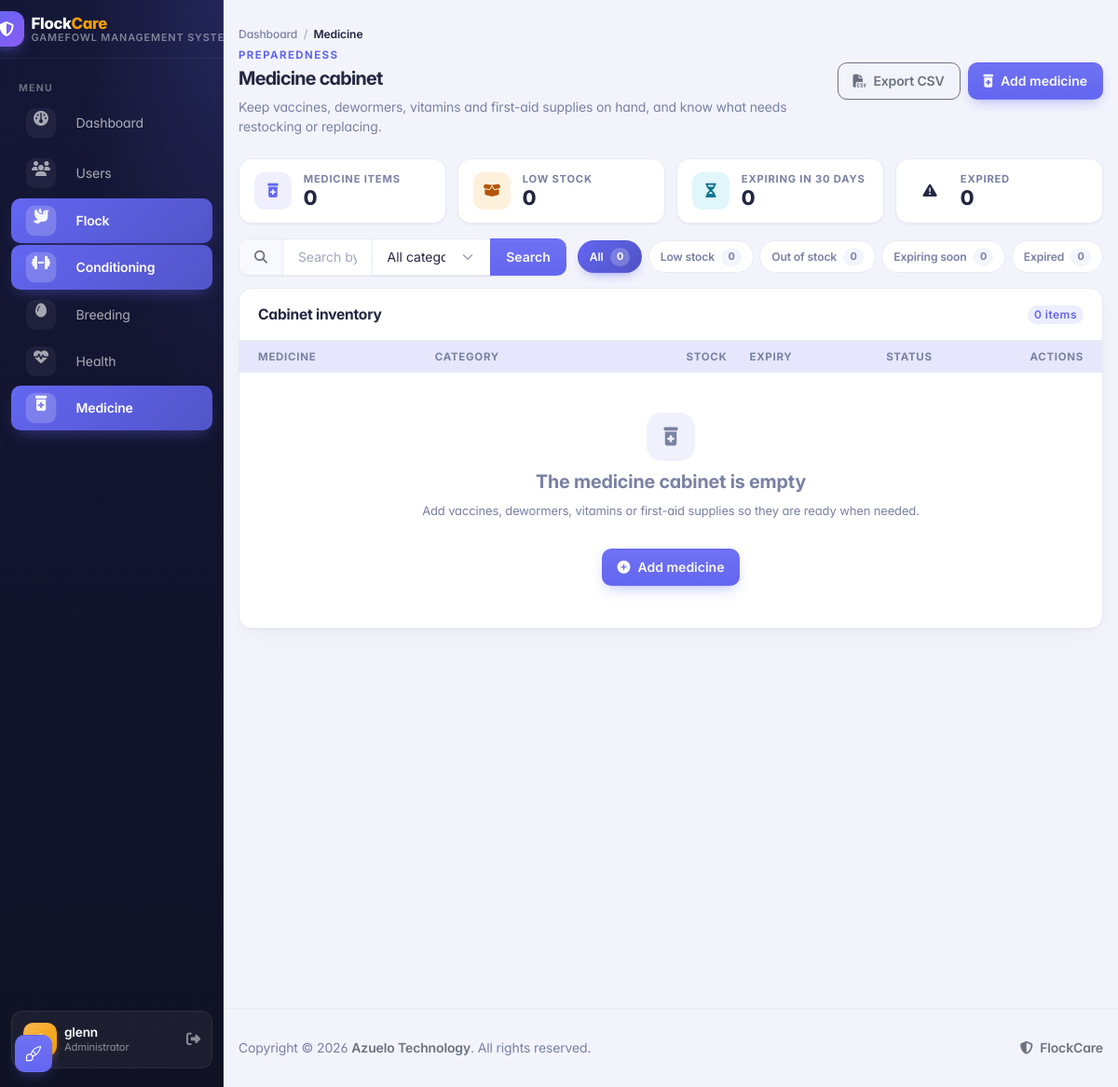
The page /info/medicines/ (signed in) on the database as committed earlier.
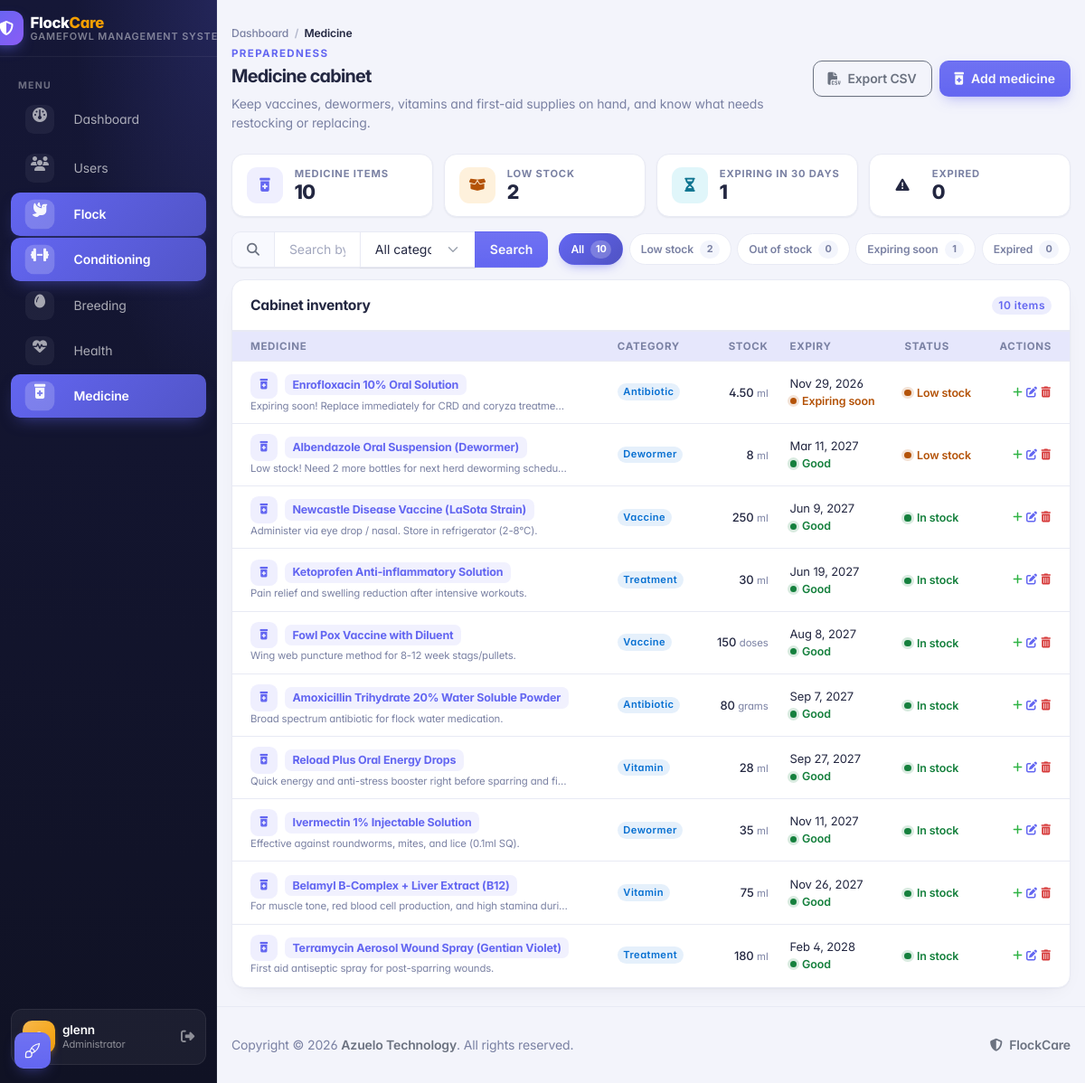
The same page on the database as committed later.
### apps/info/models.py (models this page shows, shortened)
class Medicine(models.Model):
    CATEGORY_CHOICES = [
        ('Vaccine', 'Vaccine'),
        ('Dewormer', 'Dewormer'),
        ('Vitamin', 'Vitamin / Supplement'),
        ('Antibiotic', 'Antibiotic'),
        ('Treatment', 'Treatment / First aid'),
        ('Other', 'Other'),
    ]
    user = models.ForeignKey(User, on_delete=models.CASCADE, related_name='medicines')
    name = models.CharField(max_length=120)
    category = models.CharField(max_length=20, choices=CATEGORY_CHOICES, default='Vaccine')
    unit = models.CharField(max_length=20, default='ml')
    stock_quantity = models.DecimalField(max_digits=10, decimal_places=2, default=0)
    low_stock_threshold = models.DecimalField(max_digits=10, decimal_places=2, default=0)
    expiration_date = models.DateField(null=True, blank=True)
    notes = models.TextField(blank=True, null=True)
    created_at = models.DateTimeField(auto_now_add=True)
    class Meta:
        ordering = ['name']
        indexes = [
            models.Index(fields=['user', 'expiration_date']),
        ]

### apps/info/views.py (the view)
# urls.py: path('medicines/', views.medicine_list_page, name='medicine_list'),
@login_required(login_url='login')
def medicine_list_page(request):
    today = timezone.localdate()
    expiry_cutoff = today + timedelta(days=MEDICINE_EXPIRY_WINDOW_DAYS)
    query = request.GET.get('q', '').strip()
    state = request.GET.get('state', '').strip()
    category = request.GET.get('category', '').strip()
    medicines = Medicine.objects.filter(user=request.user)
    counts = medicines.aggregate(
        total=Count('id'),
        low_stock=Count('id', filter=Q(
            stock_quantity__gt=0,
            stock_quantity__lte=F('low_stock_threshold'),
        )),
        out_of_stock=Count('id', filter=Q(stock_quantity__lte=0)),
        expiring=Count('id', filter=Q(
            expiration_date__gte=today,
            expiration_date__lte=expiry_cutoff,
        )),
        expired=Count('id', filter=Q(expiration_date__lt=today)),
    )
    if query:
        medicines = medicines.filter(
            Q(name__icontains=query) |
            Q(category__icontains=query) |
            Q(notes__icontains=query)
        )
    if category:
        medicines = medicines.filter(category=category)
    if state == 'low':
        medicines = medicines.filter(
            stock_quantity__gt=0,
            stock_quantity__lte=F('low_stock_threshold'),
        )
    elif state == 'out':
        medicines = medicines.filter(stock_quantity__lte=0)
    elif state == 'expiring':
        medicines = medicines.filter(
            expiration_date__gte=today,
            expiration_date__lte=expiry_cutoff,
        )
    elif state == 'expired':
        medicines = medicines.filter(expiration_date__lt=today)
    medicines = medicines.order_by(
        F('expiration_date').asc(nulls_last=True),
        'name',
    )
    paginator = Paginator(medicines, 15)
    page = paginator.get_page(request.GET.get('page', 1))
    return render(request, 'info/medicine_list.html', {
        'medicines': page,
        'categories': Medicine.CATEGORY_CHOICES,
        'query': query,
        'state': state,
        'category': category,
        'counts': counts,
        'today': today,
        'expiry_cutoff': expiry_cutoff,
        'expiry_window_days': MEDICINE_EXPIRY_WINDOW_DAYS,
    })

### templates/info/medicine_list.html (shortened to what the changed rows need)
{% extends "theme/base.html" %}
{% block content %}
  <div class="page-header d-print-none mb-4" aria-label="Page header">
    <div class="row align-items-center">
      <div class="col">
        <h2 class="page-title mb-0">Medicine cabinet</h2>
      </div>
    </div>
  </div>
  <div class="dh-mini-stats">
    <div class="dh-mini-stat">
      <div class="min-w-0">
        <span class="dh-mini-stat-label">Medicine items</span>
        <span class="dh-mini-stat-value">{{ counts.total }}</span>
      </div>
    </div>
    <div class="dh-mini-stat">
      <div class="min-w-0">
        <span class="dh-mini-stat-label">Low stock</span>
        <span class="dh-mini-stat-value">{{ counts.low_stock }}</span>
      </div>
    </div>
    <div class="dh-mini-stat">
      <div class="min-w-0">
        <span class="dh-mini-stat-label">Expiring in {{ expiry_window_days }} days</span>
        <span class="dh-mini-stat-value">{{ counts.expiring }}</span>
      </div>
    </div>
  </div>
  <div class="dh-toolbar">
    <div class="dh-filter-chips" role="group" aria-label="Filter medicines">
      <a href="?{% if query %}q={{ query|urlencode }}{% endif %}{% if query and category %}&{% endif %}{% if category %}category={{ category }}{% endif %}"
         class="dh-chip {% if not state %}is-active{% endif %}">
        All <span class="dh-chip-count">{{ counts.total }}</span>
      </a>
      <a href="?state=low{% if query %}&q={{ query|urlencode }}{% endif %}{% if category %}&category={{ category }}{% endif %}"
         class="dh-chip {% if state == 'low' %}is-active{% endif %}">
        Low stock <span class="dh-chip-count">{{ counts.low_stock }}</span>
      </a>
      <a href="?state=expiring{% if query %}&q={{ query|urlencode }}{% endif %}{% if category %}&category={{ category }}{% endif %}"
         class="dh-chip {% if state == 'expiring' %}is-active{% endif %}">
        Expiring soon <span class="dh-chip-count">{{ counts.expiring }}</span>
      </a>
    </div>
  </div>
  <div class="card">
    <div class="card-header d-flex align-items-center">
      <div class="card-title mb-0">
        {% if query or state or category %}
          Filtered medicines
        {% else %}
          Cabinet inventory
        {% endif %}
      </div>
      <span class="badge bg-primary-lt text-primary ms-auto">{{ medicines.paginator.count }} item{{ medicines.paginator.count|pluralize }}</span>
    </div>
    <div class="table-responsive">
      <table class="table table-vcenter table-hover card-table text-nowrap dh-stack-table" id="medicineTable">
        <thead>
          <tr>
            <th>Medicine</th>
            <th>Category</th>
            <th class="text-end">Stock</th>
            <th>Expiry</th>
            <th>Status</th>
            <th class="w-1">Actions</th>
          </tr>
        </thead>
        <tbody>
          {% for medicine in medicines %}
          <tr data-medicine-id="{{ medicine.id }}">
            <td class="fw-semibold" data-label="Medicine">
              <span class="dh-table-tag">
                <span class="dh-table-avatar"><i class="fas fa-prescription-bottle-medical"></i></span>
                <span class="dh-tag">{{ medicine.name }}</span>
              </span>
              {% if medicine.notes %}
              <div class="text-muted small fw-normal text-truncate" style="max-width: 22rem;">{{ medicine.notes }}</div>
              {% endif %}
            </td>
            <td data-label="Category">
              <span class="badge bg-blue-lt text-blue">{{ medicine.category }}</span>
            </td>
            <td class="text-end" data-label="Stock">
              <span class="fw-medium">{{ medicine.stock_quantity|floatformat:"-2" }}</span>
              <span class="text-muted small">{{ medicine.unit }}</span>
            </td>
            <td data-label="Expiry">
              {% if medicine.expiration_date %}
                <div>{{ medicine.expiration_date|date:"M j, Y" }}</div>
                {% if medicine.expiration_date < today %}
                <span class="dh-status is-danger"><span class="dh-status-dot"></span>Expired</span>
                {% elif medicine.expiration_date <= expiry_cutoff %}
                <span class="dh-status is-warning"><span class="dh-status-dot"></span>Expiring soon</span>
                {% else %}
                <span class="dh-status is-active"><span class="dh-status-dot"></span>Good</span>
                {% endif %}
              {% else %}
                <span class="text-muted">No expiry set</span>
              {% endif %}
            </td>
            <td data-label="Status">
              {% if medicine.stock_quantity <= 0 %}
              <span class="dh-status is-danger"><span class="dh-status-dot"></span>Out of stock</span>
              {% elif medicine.stock_quantity <= medicine.low_stock_threshold %}
              <span class="dh-status is-warning"><span class="dh-status-dot"></span>Low stock</span>
              {% else %}
              <span class="dh-status is-active"><span class="dh-status-dot"></span>In stock</span>
              {% endif %}
            </td>
            <td data-label="Actions">
              <div class="dh-row-actions">
                <button type="button"
                        class="btn btn-ghost-secondary btn-icon btn-sm"
                        data-bs-toggle="modal"
                        data-bs-target="#restockModal"
                        data-id="{{ medicine.id }}"
                        data-name="{{ medicine.name }}"
                        data-unit="{{ medicine.unit }}"
                        title="Restock"
                        aria-label="Restock {{ medicine.name }}">
                  <i class="fas fa-plus text-success"></i>
                </button>
                <button type="button"
                        class="btn btn-ghost-secondary btn-icon btn-sm"
                        data-bs-toggle="modal"
                        data-bs-target="#medicineModal"
                        data-mode="edit"
                        data-id="{{ medicine.id }}"
                        data-name="{{ medicine.name }}"
                        data-category="{{ medicine.category }}"
                        data-unit="{{ medicine.unit }}"
                        data-stock="{{ medicine.stock_quantity|floatformat:'-2' }}"
                        data-threshold="{{ medicine.low_stock_threshold|floatformat:'-2' }}"
                        data-expiration="{{ medicine.expiration_date|date:'Y-m-d' }}"
                        data-notes="{{ medicine.notes|default:'' }}"
                        title="Edit"
                        aria-label="Edit {{ medicine.name }}">
                  <i class="fas fa-edit text-primary"></i>
                </button>
                <button type="button"
                        class="btn btn-ghost-secondary btn-icon btn-sm medicine-delete-btn"
                        data-id="{{ medicine.id }}"
                        data-name="{{ medicine.name }}"
                        data-delete-url="{% url 'info:medicine_delete_ajax' medicine.id %}"
                        title="Delete"
                        aria-label="Delete {{ medicine.name }}">
                  <i class="fas fa-trash-alt text-danger"></i>
                </button>
              </div>
            </td>
          </tr>
          {% empty %}
          <tr>
            <td colspan="6">
              <div class="empty py-5">
                <div class="empty-icon">
                  <i class="fas fa-prescription-bottle-medical"></i>
                </div>
                <p class="empty-title">The medicine cabinet is empty</p>
                <p class="empty-subtitle">
                  {% if query or state or category %}
                  No medicines match the current filters. Try a different search or clear the filters.
                  {% else %}
                  Add vaccines, dewormers, vitamins or first-aid supplies so they are ready when needed.
                  {% endif %}
                </p>
                <div class="empty-action">
                  {% if query or state or category %}
                  <a href="{% url 'info:medicine_list' %}" class="btn btn-outline-secondary">
                    <i class="fas fa-rotate-left me-2"></i>Clear filters
                  </a>
                  {% else %}
                  <button type="button" class="btn btn-primary" data-bs-toggle="modal" data-bs-target="#medicineModal" data-mode="create">
                    <i class="fas fa-plus-circle me-2"></i>Add medicine
                  </button>
                  {% endif %}
                </div>
              </div>
            </td>
          </tr>
          {% endfor %}
        </tbody>
      </table>
    </div>
  </div>
{% endblock %}

Rows that differ between the two databases and show on the page:
added Medicine: name "Enrofloxacin 10% Oral Solution", notes "Expiring soon! Replace immediately for CRD and coryza treatme…", category "Antibiotic", stock_quantity "4.50", unit "ml", expiration_date "Nov 29, 2026", low_stock_threshold 10 (drawn)
added Medicine: name "Albendazole Oral Suspension (Dewormer)", notes "Low stock! Need 2 more bottles for next herd deworming schedule.", category "Dewormer", stock_quantity "8", unit "ml", expiration_date "Mar 11, 2027", shows "Good", low_stock_threshold 15 (drawn)
added Medicine: name "Newcastle Disease Vaccine (LaSota Strain)", notes "Administer via eye drop / nasal. Store in refrigerator (2-8°C).", category "Vaccine", stock_quantity "250", unit "ml", expiration_date "Jun 9, 2027", shows "Good", low_stock_threshold 50 (drawn)
added Medicine: name "Ketoprofen Anti-inflammatory Solution", notes "Pain relief and swelling reduction after intensive workouts.", category "Treatment", stock_quantity "30", unit "ml", expiration_date "Jun 19, 2027", shows "Good", low_stock_threshold 10 (drawn)
added Medicine: name "Fowl Pox Vaccine with Diluent", notes "Wing web puncture method for 8-12 week stags/pullets.", category "Vaccine", stock_quantity "150", unit "doses", expiration_date "Aug 8, 2027", shows "Good", low_stock_threshold 30 (drawn)
added Medicine: name "Amoxicillin Trihydrate 20% Water Soluble Powder", notes "Broad spectrum antibiotic for flock water medication.", category "Antibiotic", stock_quantity "80", unit "grams", expiration_date "Sep 7, 2027", shows "Good", low_stock_threshold 20 (drawn)
added Medicine: name "Reload Plus Oral Energy Drops", notes "Quick energy and anti-stress booster right before sparring and fi…", category "Vitamin", stock_quantity "28", unit "ml", expiration_date "Sep 27, 2027", shows "Good", low_stock_threshold 5 (drawn)
added Medicine: name "Ivermectin 1% Injectable Solution", notes "Effective against roundworms, mites, and lice (0.1ml SQ).", category "Dewormer", stock_quantity "35", unit "ml", expiration_date "Nov 11, 2027", shows "Good", low_stock_threshold 10 (drawn)
added Medicine: name "Belamyl B-Complex + Liver Extract (B12)", notes "For muscle tone, red blood cell production, and high stamina duri…", category "Vitamin", stock_quantity "75", unit "ml", expiration_date "Nov 26, 2027", shows "Good", low_stock_threshold 20 (drawn)
added Medicine: name "Terramycin Aerosol Wound Spray (Gentian Violet)", notes "First aid antiseptic spray for post-sparring wounds.", category "Treatment", stock_quantity "180", unit "ml", expiration_date "Feb 4, 2028", shows "Good", low_stock_threshold 40 (drawn)
Other text that changed with them:
{{ counts.total }}: "0" → "10"
{{ counts.low_stock }}: "0" → "2"
{{ counts.expiring }}: "0" → "1"
{{ medicines.paginator.count }}: "0" → "10"
text no longer shown: "The medicine cabinet is empty Add vaccines, dewormers, vitamins or first-aid supplies so they are ready when needed. Add medicine"
